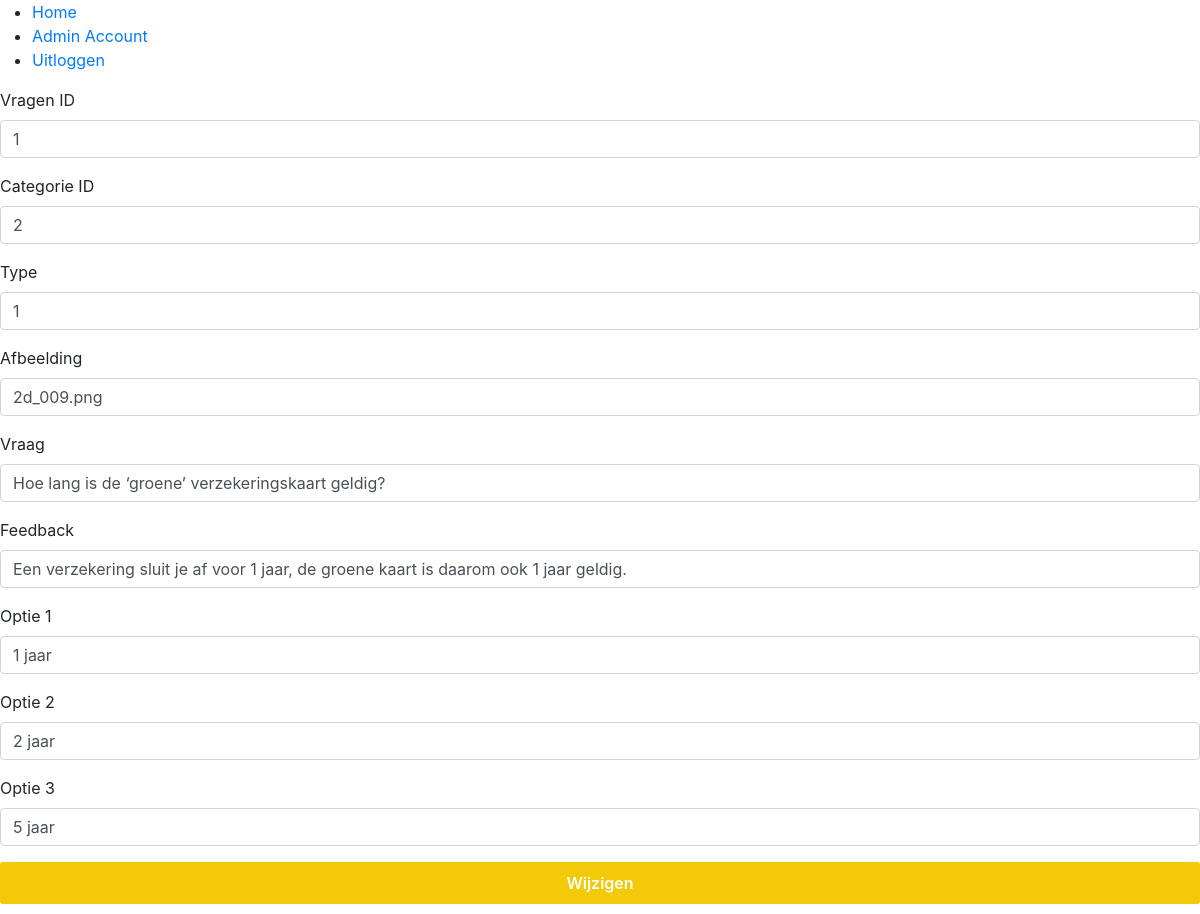
/login/admin/edit_vraag.php?id=1 (signed in), run on the app's committed database.
### tables this page shows
CREATE TABLE `vragen` (
  `vragen_id` int(11) NOT NULL,
  `vragen_category_id` int(11) NOT NULL,
  `type` int(11) NOT NULL,
  `image` varchar(255) NOT NULL,
  `question` text NOT NULL,
  `feedback` text NOT NULL,
  `option_1` varchar(255) NOT NULL,
  `option_2` varchar(255) NOT NULL,
  `option_3` varchar(255) NOT NULL
);

### login/admin/edit_vraag.php (the view, shortened to what this page needs)
<?php
include('../core/header.php');
$vragen_id = '';
$vragen_category_id = '';
$type = '';
$image = '';
$question = '';
$feedback = '';
$option_1 = '';
$option_2 = '';
$option_3 = '';
if (isset($_GET['id'])) {
    $current_vragen_id = $_GET['id'];
    $sql = "SELECT vragen_id, vragen_category_id, type, image, question, feedback, option_1, option_2, option_3 FROM vragen WHERE vragen_id = ?";
    $stmt = $con->prepare($sql);
    $stmt->bind_param('i', $current_vragen_id);
    $stmt->execute();
    $stmt->bind_result($vragen_id, $vragen_category_id, $type, $image, $question, $feedback, $option_1, $option_2, $option_3);
}
?>
<!DOCTYPE html>
<html lang="en">
<head>
    <link rel="stylesheet" href="../assets/css/style.css">
</head>
<body>
    <form method="post">
        <div class="mb-3">
            <label for="numberInput" class="form-label">Vragen ID</label>
            <input type="number" name="vragen_id" class="form-control" id="numberInput" placeholder="Vragen ID" value="<?php echo $vragen_id; ?>" required>
        </div>
        <div class="mb-3">
            <label for="numberInput" class="form-label">Categorie ID</label>
            <input type="number" name="vragen_category_id" class="form-control" id="numberInput" placeholder="Categorie ID" value="<?php echo $vragen_category_id; ?>" required>
        </div>
        <div class="mb-3">
            <label for="numberInput" class="form-label">Type</label>
            <input type="number" name="type" class="form-control" id="numberInput" placeholder="Type (0 of 1)" value="<?php echo $type; ?>" required>
        </div>
        <div class="mb-3">
            <label for="textInput" class="form-label">Afbeelding</label>
            <input type="text" name="image" class="form-control" id="image" placeholder="Afbeelding" value="<?php echo $image; ?>" required>
        </div>
        <div class="mb-3">
            <label for="textInput" class="form-label">Vraag</label>
            <input type="text" name="question" class="form-control" id="question" placeholder="Vraag" value="<?php echo $question; ?>" required>
        </div>
        <div class="mb-3">
            <label for="textInput" class="form-label">Feedback</label>
            <input type="text" name="feedback" class="form-control" id="feedback" placeholder="Feedback" value="<?php echo $feedback; ?>" required>
        </div>
        <div class="mb-3">
            <label for="textInput" class="form-label">Optie 1</label>
            <input type="text" name="option_1" class="form-control" id="option_1" placeholder="Optie 1" value="<?php echo $option_1; ?>" required>
        </div>
        <div class="mb-3">
            <label for="textInput" class="form-label">Optie 2</label>
            <input type="text" name="option_2" class="form-control" id="option_2" placeholder="Optie 2" value="<?php echo $option_2; ?>" required>
        </div>
        <div class="mb-3">
            <label for="textInput" class="form-label">Optie 3</label>
            <input type="text" name="option_3" class="form-control" id="option_3" placeholder="Optie 3" value="<?php echo $option_3; ?>" required>
        </div>
        <button type="submit" name="submit" class="button4">Wijzigen</button>
    </form>
</body>
</html>
<?php
include('../core/footer.php');
?>

### assets/css/style.css (style rules this page uses)
.button4 { display: inline-block; outline: none; cursor: pointer; font-weight: 600; border-radius: 3px; padding: 12px 24px; border: 0; color: #ffffff; background: #f4c908; line-height: 1.15; font-size: 16px; width: 100%; margin-bottom: 10px; }

### data on the page
vragen: vragen_id "1", vragen_category_id "2", type "1", image "2d_009.png", question "Hoe lang is de ‘groene’ verzekeringskaart geldig?", feedback "Een verzekering sluit je af voor 1 jaar, de groene kaart is daarom ook 1 jaar geldig.", option_1 "1 jaar", option_2 "2 jaar", option_3 "5 jaar"
